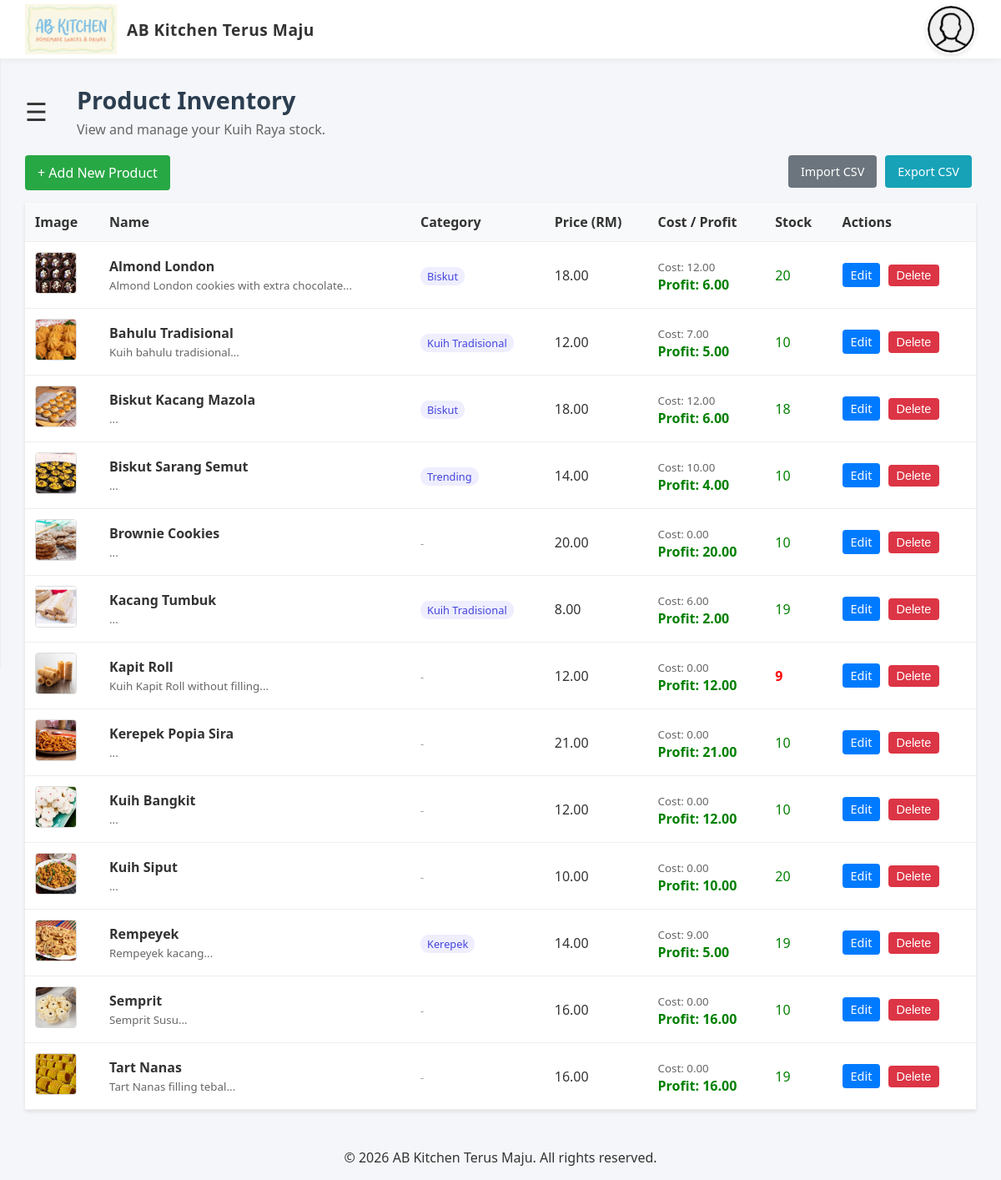
Before: /products (signed in) with the older database file.
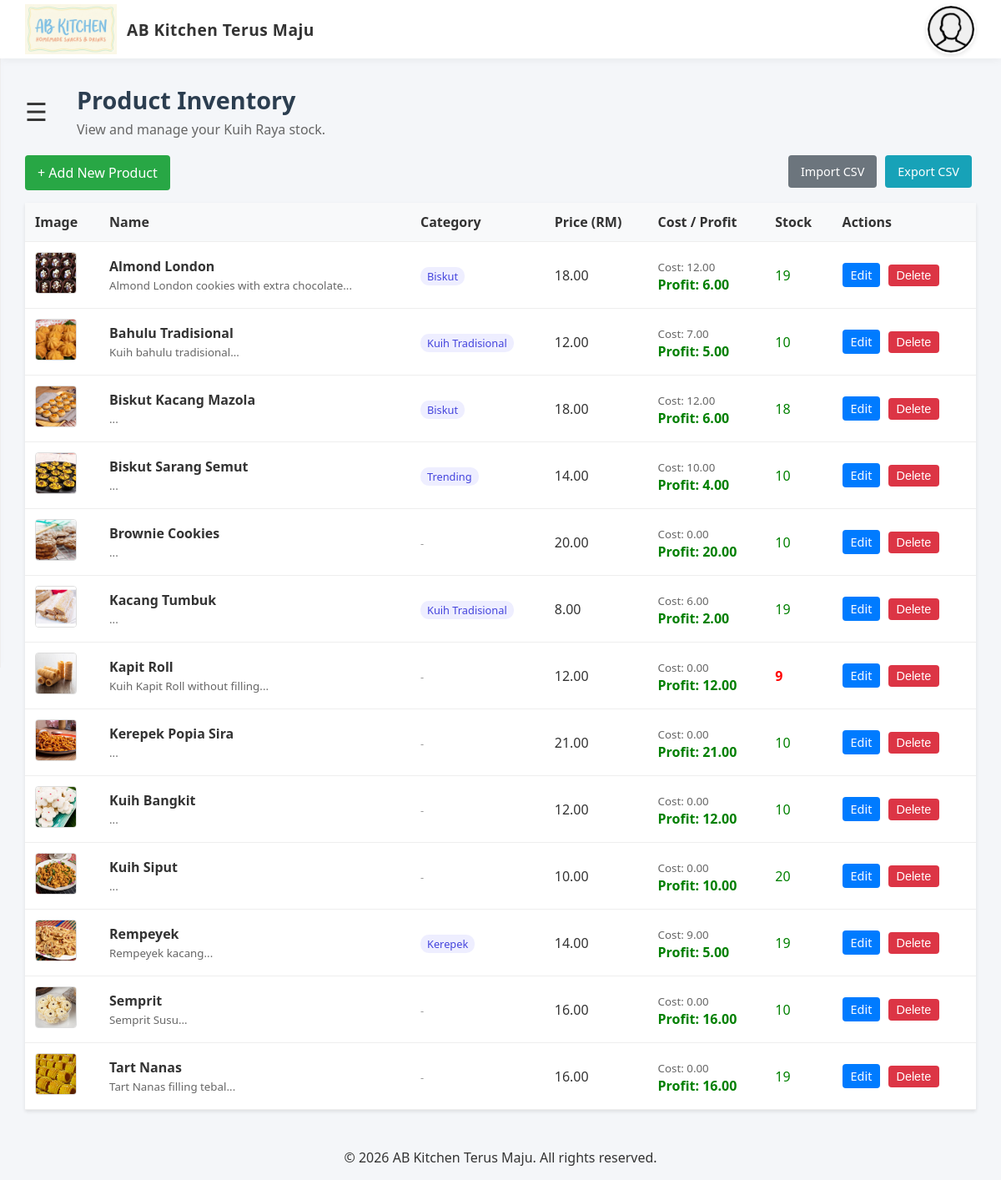
After: the same page with the newer database file.
### tables this page shows
CREATE TABLE products (
                id INTEGER PRIMARY KEY AUTOINCREMENT,
                name TEXT NOT NULL,
                description TEXT,
                price REAL NOT NULL,
                stock INTEGER DEFAULT 0,
                image_url TEXT,
                created_at DATETIME DEFAULT CURRENT_TIMESTAMP
            , stock_price REAL DEFAULT 0.00, category_id INTEGER DEFAULT NULL);

CREATE TABLE categories (
        id INTEGER PRIMARY KEY AUTOINCREMENT,
        name TEXT NOT NULL UNIQUE
    );

### pages/products/product_list.php (the view, shortened to what this page needs)
<?php
require_once '../../header.php';
$isAdmin = ($_SESSION['role'] === 'admin');
try {
    $stmt = $pdo->query("SELECT p.*, c.name as category_name FROM products p LEFT JOIN categories c ON p.category_id = c.id ORDER BY p.name ASC");
    $products = $stmt->fetchAll();
} catch (PDOException $e) {
    die("Error: " . $e->getMessage());
}
?>
<!DOCTYPE html>
<html lang="en">
<head>
    <link rel="stylesheet" href="../../styles/admin_dashboard.css">
</head>
<body>
    <main class="dashboard-container" id="main">
        <div class="dashboard-header">
            <span class="menu-toggle" onclick="openNav(event)">&#9776;</span>
            <div class="welcome-banner">
                <h1>Product Inventory</h1>
                <p>View and manage your Kuih Raya stock.</p>
            </div>
        </div>
        <?php if ($isAdmin): ?>
            <div style="margin-bottom:15px;">
                <a href="/products/add" class="btn-add" style="background:#28a745;color:white;padding:10px 15px;text-decoration:none;border-radius:4px;display:inline-block;">+ Add New Product</a>
                <a href="/products/export" class="btn-action" style="background:#17a2b8;padding:10px 15px;float:right;margin-left:5px;">Export CSV</a>
                <a href="/products/import" class="btn-action" style="background:#6c757d;padding:10px 15px;float:right;">Import CSV</a>
            </div>
        <?php endif; ?>
        <table class="product-table">
            <thead>
                <tr>
                    <th>Image</th>
                    <th>Name</th>
                    <th>Category</th>
                    <th>Price (RM)</th>
                    <?php if ($isAdmin): ?><th>Cost / Profit</th><?php endif; ?>
                    <th>Stock</th>
                    <?php if ($isAdmin): ?><th>Actions</th><?php endif; ?>
                </tr>
            </thead>
            <tbody>
                <?php foreach ($products as $p): ?>
                <tr>
                    <td>
                        <?php if ($p['image_url']): ?>
                            <img src="../../images/product/<?= htmlspecialchars($p['image_url']) ?>" class="product-img">
                        <?php else: ?>
                            <div style="width:50px;height:50px;background:#eee;display:flex;align-items:center;justify-content:center;color:#999;font-size:10px;">No Img</div>
                        <?php endif; ?>
                    </td>
                    <td>
                        <strong><?= htmlspecialchars($p['name']) ?></strong><br>
                        <small style="color:#666;"><?= htmlspecialchars(substr($p['description'], 0, 50)) ?>...</small>
                    </td>
                    <td>
                        <?php if (!empty($p['category_name'])): ?>
                            <span style="background:#eef;padding:2px 8px;border-radius:10px;font-size:0.8em;color:#44d;"><?= htmlspecialchars($p['category_name']) ?></span>
                        <?php else: ?>
                            <span style="color:#999;font-size:0.8em;">-</span>
                        <?php endif; ?>
                    </td>
                    <td><?= number_format($p['price'], 2) ?></td>
                    <?php if ($isAdmin): ?>
                    <td>
                        <small style="color:#666;">Cost: <?= number_format($p['stock_price'], 2) ?></small><br>
                        <?php $profit = $p['price'] - $p['stock_price']; ?>
                        <strong style="color:<?= $profit >= 0 ? 'green' : 'red' ?>;">
                            Profit: <?= number_format($profit, 2) ?>
                        </strong>
                    </td>
                    <?php endif; ?>
                    <td class="<?= $p['stock'] < 10 ? 'stock-low' : 'stock-ok' ?>">
                        <?= $p['stock'] ?>
                    </td>
                    <?php if ($isAdmin): ?>
                    <td>
                        <a href="/products/edit?id=<?= $p['id'] ?>" class="btn-action btn-edit">Edit</a>
                        <form method="POST" style="display:inline;" onsubmit="return confirm('Delete this product?');">
                            <button type="submit" name="delete_product" class="btn-action btn-delete">Delete</button>
                        </form>
                    </td>
                    <?php endif; ?>
                </tr>
                <?php endforeach; ?>
            </tbody>
        </table>
    </main>
    <?php include '../../footer.php'; ?>
</body>
</html>

Changed rows visible on the page:
changed products "Almond London": stock "20" → "19"
